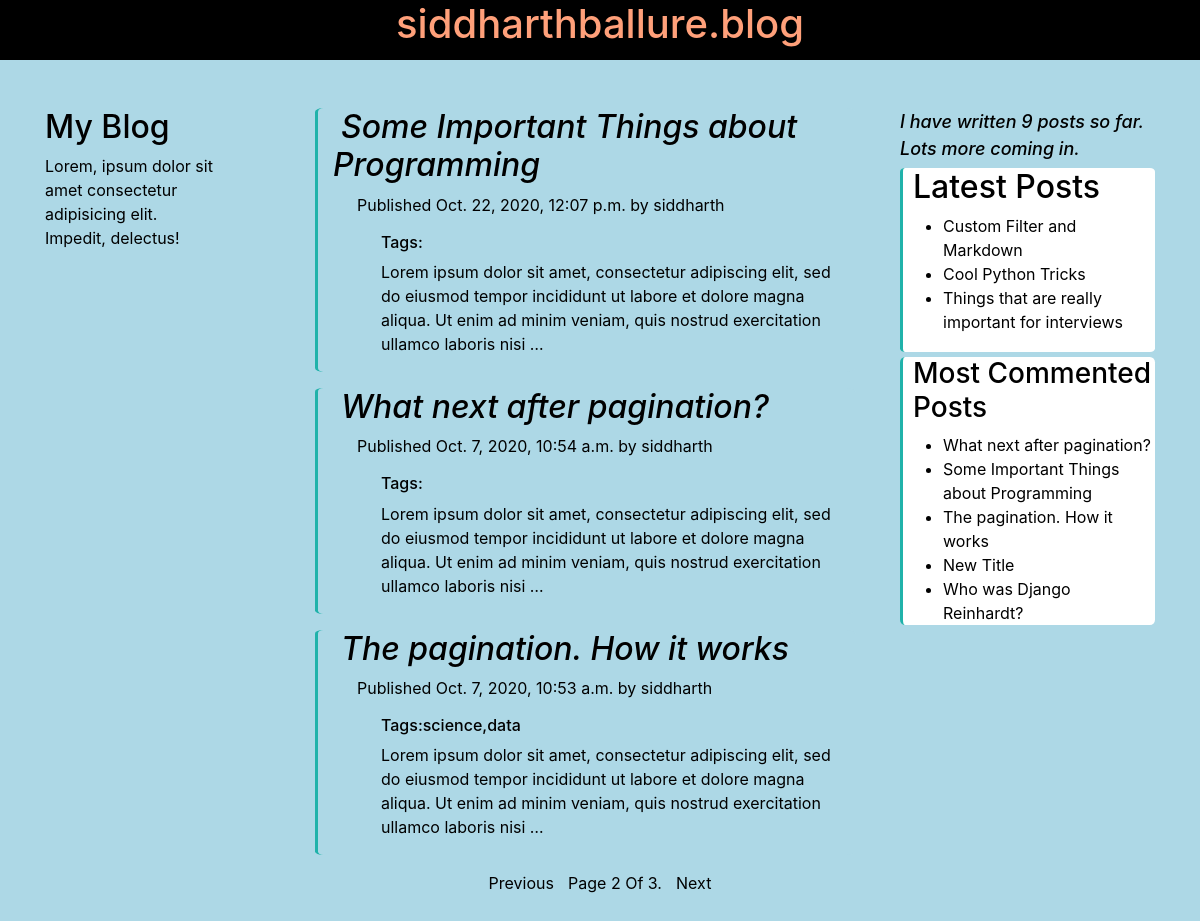
Screenshot of /blog/?page=2 with the database file from the repository.
### blog/models.py (models this page shows, shortened)
class Post(models.Model):
    STATUS_CHOICES = (
        ('draft', 'Draft'),
        ('published', 'Published'),
    )
    title = models.CharField(max_length=250)
    slug = models.SlugField(max_length=250,
                            unique_for_date='publish')
    author = models.ForeignKey(User,
                                on_delete=models.CASCADE,
                                related_name='blog_posts')
    body = models.TextField()
    publish = models.DateTimeField(default=timezone.now)
    created = models.DateTimeField(auto_now_add=True)
    updated = models.DateTimeField(auto_now=True)
    status = models.CharField(max_length=10,
                              choices=STATUS_CHOICES,
                              default='draft')
    objects = models.Manager() #default manager
    published = PublishedManager() #custom manager
    tags = TaggableManager()
    class Meta:
        ordering = ('-publish',)
    def get_absolute_url(self):
        return reverse('blog:post_detail',
                        args=[self.publish.year,
                              self.publish.month,
                              self.publish.day,
                              self.slug])

### blog/views.py (the view)
# urls.py: path('', views.post_list, name='post_list'),
def post_list(request, tag_slug=None):
    object_list = Post.published.all()
    paginator = Paginator(object_list, 3)
    page = request.GET.get('page')
    try:
        posts = paginator.page(page)
    except PageNotAnInteger:
        posts = paginator.page(1)
    except EmptyPage:
        posts = paginator.page(paginator.num_pages)
    object_list = Post.published.all()
    tag = None
    if tag_slug:
        tag = get_object_or_404(Tag, slug=tag_slug)
        object_list = object_list.filter(tags__in=[tag])
    return render(request,
                  'blog/post/list.html',
                  {'page':page,'posts':posts,
                  'tag':tag})

### blog/models.py (called while the page is built)
    def get_queryset(self):
        return super(PublishedManager, self).get_queryset()\
                                            .filter(status='published')

### blog/templatetags/blog_tags.py (called while the page is built)
@register.simple_tag
def total_posts():
    return Post.published.count()

@register.inclusion_tag('blog/post/latest_posts.html')
def show_latest_posts(count=5):
    latest_posts = Post.published.order_by('-publish')[:count]
    return {'latest_posts':latest_posts}

@register.simple_tag
def get_most_commented_posts(count=5):
    return Post.published.annotate(
        total_comments = Count('comments')
    ).order_by('-total_comments')[:count]

@register.filter(name='markdown')
def markdown_format(text):
    return mark_safe(markdown.markdown(text))

### blog/templates/blog/post/list.html (shortened to what this page needs)
{% extends 'blog/base.html' %}
{% load blog_tags %}
{% block content %}
    {% for post in posts %}
        <div class=' alert-info mb-3 card-deck col' id='posts_list'>
            <h2>
                <a id=='anchor' href="{{ post.get_absolute_url }}" class="ml-2 text-decoration-none font-italic">
                    {{ post.title }}
                </a>
            </h2>
            <div>
                <div>
                    <p class="date ml-4">
                    Published {{ post.publish }} by {{ post.author }}
                    </p>
                </div>
                <div>
                    <h6 class='row ml-5'>
                        Tags: {% for tag in post.tags.all %}
                            <a class='text-decoration-none' href="{% url "blog:post_list_by_tag" tag.slug %}">
                                {{ tag.name }}
                            </a>
                            {% if not forloop.last %},{% endif %}
                        {% endfor %}
                    </h6>
                </div>
            </div>
            <div class="ml-5">
                {{ post.body|markdown|truncatewords_html:30 }}
            </div>
        </div>
    {% endfor %}
    <div class="pb-5 text-capitalize" class=''>
        {% include 'pagination.html' with page=posts %}
    </div>
{% endblock %}

### blog/templates/blog/base.html (shortened to what this page needs)
{% load blog_tags %}
{% load static %}
<!DOCTYPE html>
<html lang="en">
<head>
    <link rel="stylesheet" href="https://stackpath.bootstrapcdn.com/bootstrap/4.5.2/css/bootstrap.min.css"
>
    <link rel="stylesheet" href="{% static 'css/blog.css' %}">
</head>
<body>
        <div id='head' class='mb-5 pb-1 sticky-top'>
            <h1  class='text-center'>siddharthballure.blog</h1>
        </div>
<div class="container" >
    <div class="row">
        <div id="sidebar"  class="col-sm-2 mt-auto">
            <h2>My Blog</h2>
            <p>Lorem, ipsum dolor sit amet consectetur adipisicing elit. Impedit, delectus!</p>
        </div>
        <div id="content"  class="col col-sm-6" >
            {% block content %}
            {% endblock %}
        </div>
        <div class='col col-sm-3' id='right-sidebar'>
            <p>I have written {% total_posts %} posts so far. Lots more coming in.</p>
            <div id='latest_posts'>
                <h2>Latest Posts</h2>
                {% show_latest_posts 3 %}
            </div>
            <div id='most_commented'>
                <h3>Most Commented Posts</h3>
                {% get_most_commented_posts as most_commented_posts %}
                <ul>
                    {% for post in most_commented_posts %}
                        <li>
                            <a href="{{ post.get_absolute_url }}">
                                {{ post.title }}
                            </a>
                        </li>
                    {% endfor %}
                </ul>
            </div>
        </div>
    </div>
</div>
</body>
</html>

### blog/templates/blog/post/latest_posts.html
<ul>
    {% for post in latest_posts %}
        <li>
            <a href="{{ post.get_absolute_url }}">
                {{ post.title }}
            </a>
        </li>
    {% endfor %}
</ul>

### blog/static/css/blog.css (style rules this page uses)
html { scroll-behavior: smooth; }
body { background:lightblue; color: black; }
#head { background: black; color: lightsalmon; }
#sidebar { position: fixed; margin-top: 100px; padding-left: -10px; }
#posts_list { border-radius: 1.5%; }
#content { margin-left: auto; }
.alert-info { background-color:lightblue; border-left: 3px solid lightseagreen; color: black; }
a { color: black; }
#right-sidebar { margin-bottom: auto; border-radius: 2%; }
#right-sidebar { position: -webkit-sticky; position: sticky; top: -35px; }
#right-sidebar > p { font-style: italic; font-size: large; font-weight: 500; color: black; }
ul>li { list-style-type: disc; }
#latest_posts { background-color: rgb(255, 255, 255); border-radius: 2%; padding-right: 2px; padding-left: 10px; padding-bottom: 2px; margin-bottom: 5px; padding-top: -10px; margin-top: -10px; border-left: 3px solid lightseagreen; }
#latest_posts>ul { padding-left: 30px; }
#most_commented { background-color: rgb(255, 255, 255); border-radius: 2%; padding-left: 10px; border-left: 3px solid lightseagreen; }
#most_commented >ul { padding-left: 30px; }

### rows the page displays
Post: title "Some Important Things about Programming", publish "Oct. 22, 2020, 12:07 p.m.", author "siddharth", body "Lorem ipsum dolor sit amet, consectetur adipiscing elit, sed do eiusmod tempor incididunt ut labore et dolore magna aliqua. Ut enim ad minim veniam, quis nostrud exercitation ullamco laboris nisi …"
Post: title "What next after pagination?", publish "Oct. 7, 2020, 10:54 a.m.", author "siddharth", body "Lorem ipsum dolor sit amet, consectetur adipiscing elit, sed do eiusmod tempor incididunt ut labore et dolore magna aliqua. Ut enim ad minim veniam, quis nostrud exercitation ullamco laboris nisi …"
Post: title "The pagination. How it works", publish "Oct. 7, 2020, 10:53 a.m.", author "siddharth", body "Lorem ipsum dolor sit amet, consectetur adipiscing elit, sed do eiusmod tempor incididunt ut labore et dolore magna aliqua. Ut enim ad minim veniam, quis nostrud exercitation ullamco laboris nisi …"
Tag: name "science"
Tag: name "data"
Post: title "Custom Filter and Markdown"
Post: title "Cool Python Tricks"
Post: title "Things that are really important for interviews"
Post: title "New Title"
Post: title "Who was Django Reinhardt?"

### other values shown
{{ page.number }} "2"
{{ page.paginator.num_pages }} "3"
